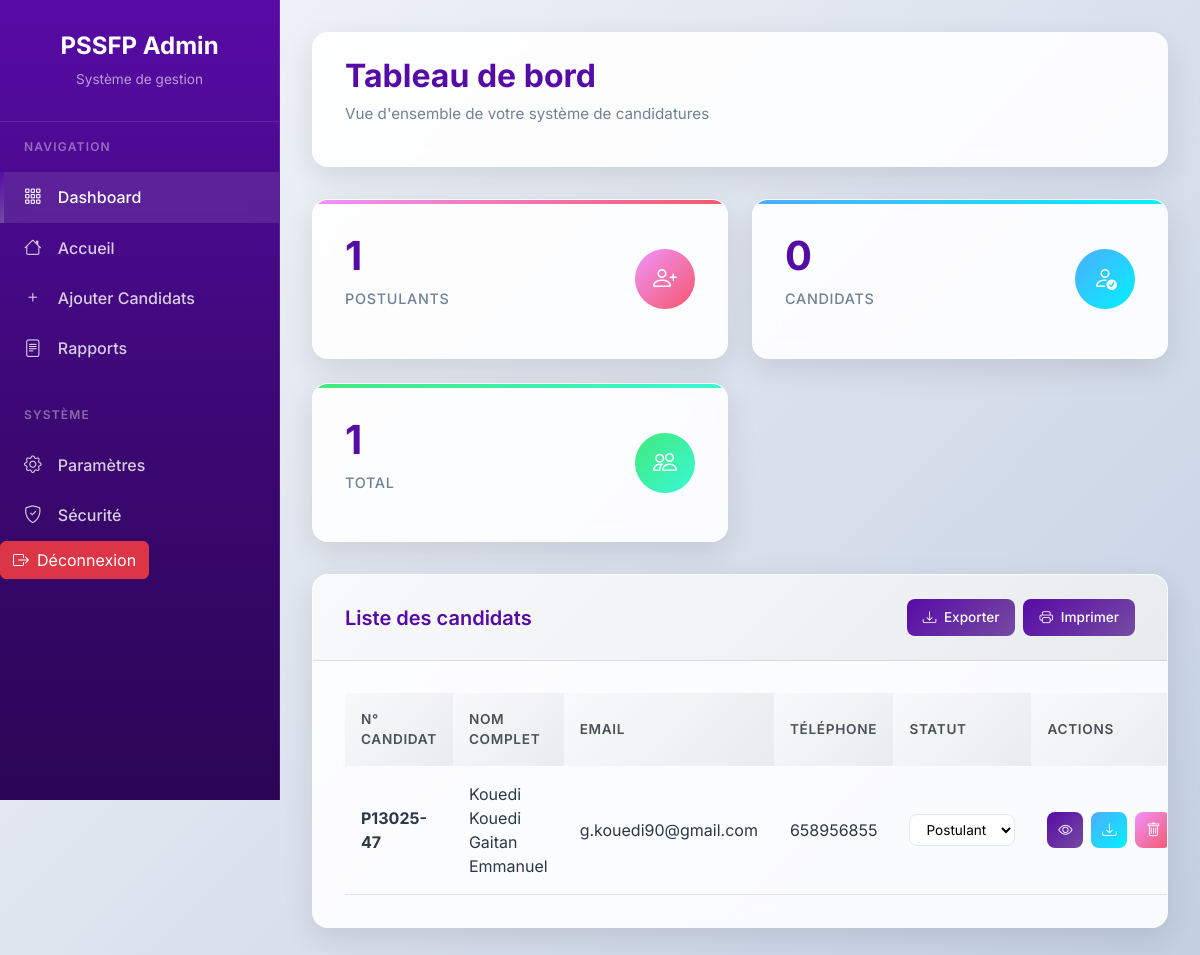
/dashboard.php (signed in), run on the app's committed database.
### tables this page shows
CREATE TABLE IF NOT EXISTS `candidats` (
  `id` int NOT NULL AUTO_INCREMENT,
  `numero_candidat` varchar(20) DEFAULT NULL,
  `specialite` varchar(100) DEFAULT NULL,
  `type_etude` varchar(20) DEFAULT NULL,
  `premiere_langue` varchar(20) DEFAULT NULL,
  `civilite` varchar(10) DEFAULT NULL,
  `nom` varchar(100) DEFAULT NULL,
  `prenom` varchar(100) DEFAULT NULL,
  `epouse` varchar(100) DEFAULT NULL,
  `date_naissance` date DEFAULT NULL,
  `lieu_naissance` varchar(100) DEFAULT NULL,
  `region` varchar(100) DEFAULT NULL,
  `departement` varchar(100) DEFAULT NULL,
  `statut_matrimonial` varchar(20) DEFAULT NULL,
  `pays_origine` varchar(100) DEFAULT NULL,
  `pays_residence` varchar(100) DEFAULT NULL,
  `adresse` varchar(255) DEFAULT NULL,
  `ville_residence` varchar(100) DEFAULT NULL,
  `telephone1` varchar(20) DEFAULT NULL,
  `telephone2` varchar(20) DEFAULT '0',
  `email` varchar(100) DEFAULT NULL,
  `diplome_obtenu` varchar(255) DEFAULT NULL,
  `institut` varchar(255) DEFAULT NULL,
  `specialite_diplome` varchar(255) DEFAULT NULL,
  `annee_diplome` int DEFAULT NULL,
  `statut_actuel` varchar(100) DEFAULT NULL,
  `employeur` varchar(100) DEFAULT NULL,
  `adresse_employeur2` varchar(255) DEFAULT NULL,
  `tel_employeur` varchar(20) DEFAULT NULL,
  `moyen_connaissance` varchar(100) DEFAULT NULL,
  `engagement_nom` varchar(100) DEFAULT NULL,
  `mode_paiement` varchar(50) DEFAULT NULL,
  `photo` varchar(255) DEFAULT NULL,
  `date_inscription` timestamp NULL DEFAULT CURRENT_TIMESTAMP,
  `statut` enum('postulant','candidat') NOT NULL DEFAULT 'postulant',
  `indicatif1` varchar(10) DEFAULT NULL,
  `indicatif2` varchar(10) DEFAULT NULL,
  PRIMARY KEY (`id`)
);

### dashboard.php (the view, shortened to what this page needs)
<?php
$pdo = new PDO('mysql:host=localhost;dbname=pssfp_candidatures', 'root', '');
$pdo->setAttribute(PDO::ATTR_ERRMODE, PDO::ERRMODE_EXCEPTION);
$postulants = $pdo->query("SELECT COUNT(*) FROM candidats WHERE statut = 'postulant'")->fetchColumn();
$candidats = $pdo->query("SELECT COUNT(*) FROM candidats WHERE statut = 'candidat'")->fetchColumn();
$total = $pdo->query("SELECT COUNT(*) FROM candidats")->fetchColumn();
$stmt = $pdo->query("SELECT * FROM candidats ORDER BY date_inscription DESC");
$candidatsList = $stmt->fetchAll(PDO::FETCH_ASSOC);
?>
<!DOCTYPE html>
<html lang="fr">
<head>
    <link href="https://cdn.jsdelivr.net/npm/bootstrap@5.3.0/dist/css/bootstrap.min.css" rel="stylesheet">
    <link rel="stylesheet" href="https://cdn.jsdelivr.net/npm/bootstrap-icons@1.10.0/font/bootstrap-icons.css">
</head>
<body>
    <div class="sidebar">
        <div class="sidebar-header">
            <h4>PSSFP Admin</h4>
            <p>Système de gestion</p>
        </div>
        <nav class="sidebar-nav">
            <div class="nav-section">
                <div class="nav-section-title">Navigation</div>
                <a class="nav-link active" href="#">
                    <i class="bi bi-grid-3x3-gap"></i>
                    Dashboard
                </a>
                <a class="nav-link" href="préinscription.php">
                    <i class="bi bi-house"></i>
                    Accueil
                </a>
                <a class="nav-link" href="formulaire.php">
                    <i class="bi bi-plus"></i>
                    Ajouter Candidats
                </a>
                <a class="nav-link" href="#">
                    <i class="bi bi-file-text"></i>
                    Rapports
                </a>
            </div>
            <div class="nav-section">
                <div class="nav-section-title">Système</div>
                <a class="nav-link" href="#">
                    <i class="bi bi-gear"></i>
                    Paramètres
                </a>
                <a class="nav-link" href="#">
                    <i class="bi bi-shield-check"></i>
                    Sécurité
                </a>
                        <?php if (isset($_SESSION['user_id'])): ?>
                            <a class="btn btn-danger" href="logout.php">
                                <i class="bi bi-box-arrow-right me-2"></i>Déconnexion
                            </a>
                        <?php else: ?>
                            <a class="btn btn-primary" href="login.php">
                                <i class="bi bi-box-arrow-in-right me-2"></i>Connexion
                            </a>
                        <?php endif; ?>
            </div>
        </nav>
    </div>
    <div class="main-content">
        <div class="header fade-in">
            <h1>Tableau de bord</h1>
            <p class="header-subtitle">Vue d'ensemble de votre système de candidatures</p>
        </div>
        <div class="stats-grid fade-in">
            <div class="stat-card postulants">
                <div class="stat-content">
                    <div class="stat-info">
                        <h3><?= $postulants ?></h3>
                        <p>Postulants</p>
                    </div>
                    <div class="stat-icon">
                        <i class="bi bi-person-plus"></i>
                    </div>
                </div>
            </div>
            <div class="stat-card candidats">
                <div class="stat-content">
                    <div class="stat-info">
                        <h3><?= $candidats ?></h3>
                        <p>Candidats</p>
                    </div>
                    <div class="stat-icon">
                        <i class="bi bi-person-check"></i>
                    </div>
                </div>
            </div>
            <div class="stat-card total">
                <div class="stat-content">
                    <div class="stat-info">
                        <h3><?= $total ?></h3>
                        <p>Total</p>
                    </div>
                    <div class="stat-icon">
                        <i class="bi bi-people"></i>
                    </div>
                </div>
            </div>
        </div>
        <div class="candidates-section fade-in">
            <div class="section-header">
                <h2 class="section-title">Liste des candidats</h2>
                <div class="section-actions">
                    <button class="btn-modern btn-primary-modern">
                        <i class="bi bi-download me-1"></i>
                        Exporter
                    </button>
                    <button class="btn-modern btn-primary-modern">
                        <i class="bi bi-printer me-1"></i>
                        Imprimer
                    </button>
                </div>
            </div>
            <div class="table-container">
                <table class="modern-table">
                    <thead>
                        <tr>
                            <th>N° Candidat</th>
                            <th>Nom complet</th>
                            <th>Email</th>
                            <th>Téléphone</th>
                            <th>Statut</th>
                            <th>Actions</th>
                        </tr>
                    </thead>
                    <tbody>
                        <?php foreach ($candidatsList as $candidat): ?>
                            <tr>
                                <td><strong><?= $candidat['numero_candidat'] ?></strong></td>
                                <td><?= $candidat['nom'] . ' ' . $candidat['prenom'] ?></td>
                                <td><?= $candidat['email'] ?></td>
                                <td><?= $candidat['telephone1'] ?></td>
                                <td>
                                    <form class="update-status-form" data-candidate-id="<?= $candidat['id'] ?>">
                                        <select name="statut" class="status-select">
                                            <option value="postulant" <?= $candidat['statut'] == 'postulant' ? 'selected' : '' ?>>Postulant</option>
                                        </select>
                                    </form>
                                </td>
                                <td>
                                    <div class="action-buttons">
                                        <button class="btn-action btn-view view-details" data-bs-toggle="modal"
                                            data-bs-target="#candidateModal" data-candidate-id="<?= $candidat['id'] ?>">
                                            <i class="bi bi-eye"></i>
                                        </button>
                                        <a href="telecharger_pdf.php?id=<?= $candidat['id'] ?>"
                                            class="btn-action btn-download">
                                            <i class="bi bi-download"></i>
                                        </a>
                                        <button class="btn-action btn-delete delete-candidate"
                                            data-candidate-id="<?= $candidat['id'] ?>">
                                            <i class="bi bi-trash"></i>
                                        </button>
                                    </div>
                                </td>
                            </tr>
                        <?php endforeach; ?>
                    </tbody>
                </table>
            </div>
        </div>
    </div>
</body>
</html>

### data on the page
candidats: numero_candidat "P13025-47", nom "Kouedi Kouedi", prenom "Gaitan Emmanuel", email "g.kouedi90@gmail.com", telephone1 "658956855", statut "Postulant"

### other printed values
$postulants "1"
$candidats "0"
$total "1"
